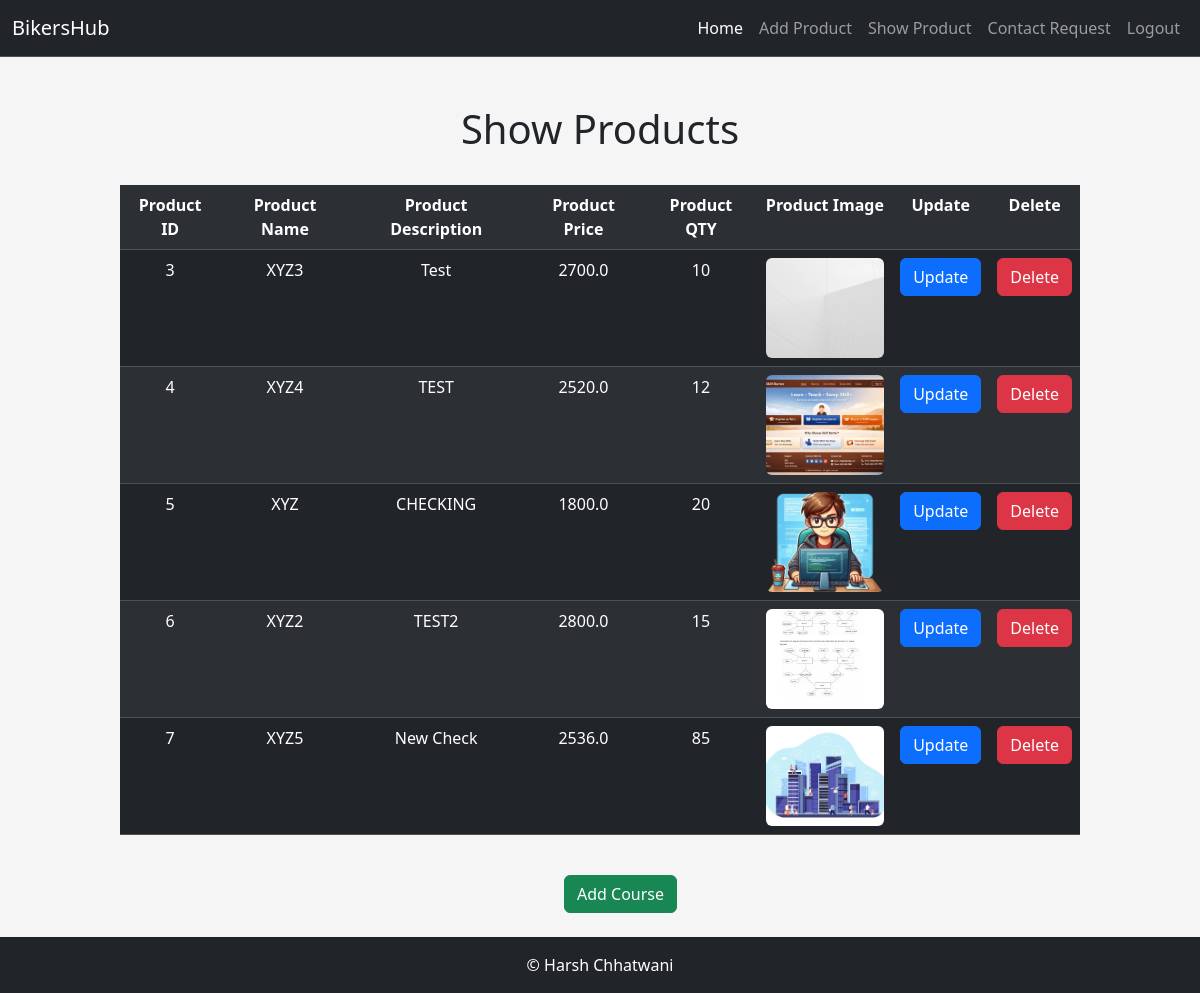
Page /show/ on the committed database.
### shop/models.py (models this page shows, shortened)
class Product(models.Model):
    product_name = models.CharField(max_length=100)
    product_description = models.TextField()
    product_price = models.FloatField()
    product_qty = models.IntegerField()
    product_image = models.ImageField(upload_to="products/")

### shop/views.py (the view)
# urls.py: path("show/",views.show_product,name="show"),
def show_product(request):
    template_name = 'admin_panel/show_product.html'
    product_obj = Product.objects.all()
    context = {"product_obj": product_obj}
    return render(request, template_name, context)

### templates/admin_panel/show_product.html (shortened to what this page needs)
{% extends "admin_panel/admin_base.html" %}
{% block content %}
    <h1 style="text-align : center;" class="mt-5">Show Products</h1>
    <br>
    <table class="table table-dark table-hover table-responsive table-striped" style="text-align:center; width:80%; margin-left:auto; margin-right:auto;">
        <tr>
            <th>Product ID</th>
            <th>Product Name</th>
            <th>Product Description</th>
            <th>Product Price</th>
            <th>Product QTY</th>
            <th>Product Image</th>
            <th>Update</th>
            <th>Delete</th>
        </tr>
        {% for product in product_obj %}
            <tr>
                <td>{{product.id}}</td>
                <td>{{product.product_name}}</td>
                <td>{{product.product_description}}</td>
                <td>{{product.product_price}}</td>
                <td>{{product.product_qty}}</td>
                <td>
                    {% if product.product_image %}
                        <img src="{{ product.product_image.url }}" class="img-fluid rounded" style="width:120px; height:100px; object-fit:cover;">
                    {% else %}
                        <p>No Image</p>
                    {% endif %}
                </td>
                <td><a href="/update/{{product.id}}"><button class="btn btn-primary">Update</button></a></td>
                <td><a href="/delete/{{product.id}}"><button class="btn btn-danger">Delete</button></a></td>
            </tr>
        {% endfor %}
    </table>
    <br>
    <a href="{% url 'add' %}">
        <input type="submit" value="Add Course" class="btn btn-success" style="margin-left:47%;">
    </a>
    <br>
{% endblock %}

### templates/admin_panel/admin_base.html (style rules this page uses)
html, body { height: 100%; }
body { display: flex; flex-direction: column; background-color: #f5f5f5; }

### rows in the picture
Product: id "3", product_name "XYZ3", product_description "Test", product_price "2700.0", product_qty "10", product_image (picture)
Product: id "4", product_name "XYZ4", product_description "TEST", product_price "2520.0", product_qty "12", product_image (picture)
Product: id "5", product_name "XYZ", product_description "CHECKING", product_price "1800.0", product_qty "20", product_image (picture)
Product: id "6", product_name "XYZ2", product_description "TEST2", product_price "2800.0", product_qty "15", product_image (picture)
Product: id "7", product_name "XYZ5", product_description "New Check", product_price "2536.0", product_qty "85", product_image (picture)
